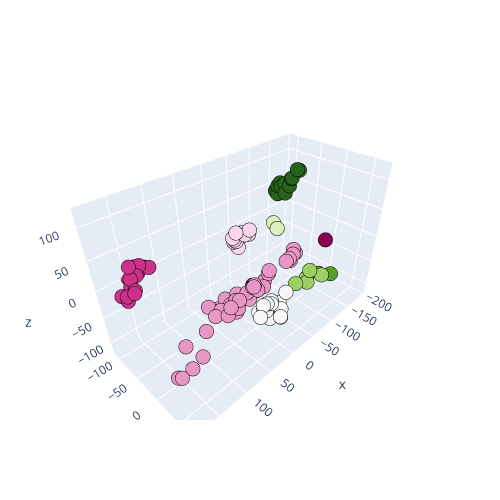

Notebook source saved alongside this figure:
### Markdown cell above
The result of Dbscan shows 8 clusters and 2 points of noise.

### Code cell
fig = plt.figure(figsize = (15,15))
trace = go.Scatter3d(x=X[:, 0], y=X[:, 1], z=X[:, 2], mode='markers',marker=dict(color = db_labels, size= 5, line=dict(color= 'black',width = 3)))
layout = go.Layout(margin=dict(l=0,r=0),height = 500,width = 500)
data = [trace]
fig = go.Figure(data = data, layout = layout)
fig.show()
